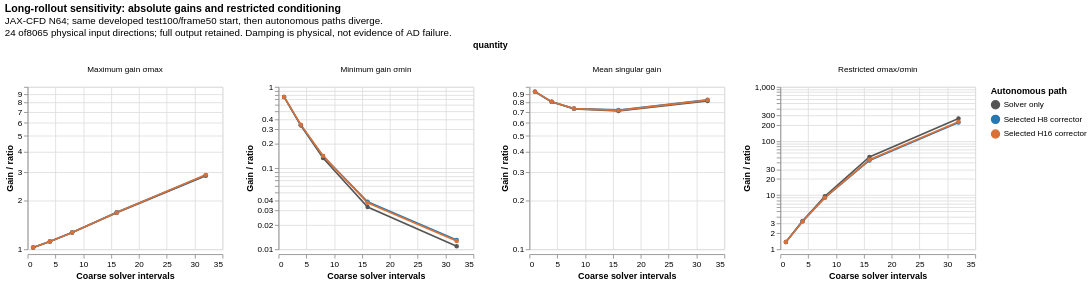

Describe this chart as a Vega-Lite specification.
### Vega-Lite specification from a JSON file in a GitHub repository (floating-point values rounded to 4 significant figures)
{"config": {"view": {"continuousWidth": 300, "continuousHeight": 300}}, "data": {"name": "data-c8816db310e2af2960d65c887b217027"}, "facet": {"column": {"field": "quantity", "sort": ["Maximum gain σmax", "Minimum gain σmin", "Mean singular gain", "Restricted σmax/σmin"], "type": "nominal"}}, "spec": {"mark": {"type": "line", "point": true}, "encoding": {"color": {"field": "arm", "scale": {"domain": ["Solver only", "Selected H8 corrector", "Selected H16 corrector"], "range": ["#555555", "#2678b2", "#da7036"]}, "title": "Autonomous path", "type": "nominal"}, "tooltip": [{"field": "horizon", "type": "quantitative"}, {"field": "arm", "type": "nominal"}, {"field": "quantity", "type": "nominal"}, {"field": "value", "type": "quantitative"}], "x": {"field": "horizon", "title": "Coarse solver intervals", "type": "quantitative"}, "y": {"field": "value", "scale": {"type": "log"}, "title": "Gain / ratio", "type": "quantitative"}}, "height": 200, "width": 240}, "resolve": {"scale": {"y": "independent"}}, "title": {"text": "Long-rollout sensitivity: absolute gains and restricted conditioning", "subtitle": ["JAX-CFD N64; same developed test100/frame50 start, then autonomous paths diverge.", "24 of8065 physical input directions; full output retained. Damping is physical, not evidence of AD failure."]}, "$schema": "https://vega.github.io/schema/vega-lite/v6.4.1.json", "datasets": {"data-c8816db310e2af2960d65c887b217027": [{"horizon": 1, "arm": "Solver only", "quantity": "Maximum gain σmax", "value": 1.024}, {"horizon": 1, "arm": "Solver only", "quantity": "Minimum gain σmin", "value": 0.7515}, {"horizon": 1, "arm": "Solver only", "quantity": "Mean singular gain", "value": 0.935}, {"horizon": 1, "arm": "Solver only", "quantity": "Restricted σmax/σmin", "value": 1.363}, {"horizon": 4, "arm": "Solver only", "quantity": "Maximum gain σmax", "value": 1.116}, {"horizon": 4, "arm": "Solver only", "quantity": "Minimum gain σmin", "value": 0.3364}, {"horizon": 4, "arm": "Solver only", "quantity": "Mean singular gain", "value": 0.8089}, {"horizon": 4, "arm": "Solver only", "quantity": "Restricted σmax/σmin", "value": 3.317}, {"horizon": 8, "arm": "Solver only", "quantity": "Maximum gain σmax", "value": 1.269}, {"horizon": 8, "arm": "Solver only", "quantity": "Minimum gain σmin", "value": 0.1332}, {"horizon": 8, "arm": "Solver only", "quantity": "Mean singular gain", "value": 0.7325}, {"horizon": 8, "arm": "Solver only", "quantity": "Restricted σmax/σmin", "value": 9.526}, {"horizon": 16, "arm": "Solver only", "quantity": "Maximum gain σmax", "value": 1.679}, {"horizon": 16, "arm": "Solver only", "quantity": "Minimum gain σmin", "value": 0.03312}, {"horizon": 16, "arm": "Solver only", "quantity": "Mean singular gain", "value": 0.7113}, {"horizon": 16, "arm": "Solver only", "quantity": "Restricted σmax/σmin", "value": 50.7}, {"horizon": 32, "arm": "Solver only", "quantity": "Maximum gain σmax", "value": 2.84}, {"horizon": 32, "arm": "Solver only", "quantity": "Minimum gain σmin", "value": 0.0109}, {"horizon": 32, "arm": "Solver only", "quantity": "Mean singular gain", "value": 0.8183}, {"horizon": 32, "arm": "Solver only", "quantity": "Restricted σmax/σmin", "value": 260.7}, {"horizon": 1, "arm": "Selected H8 corrector", "quantity": "Maximum gain σmax", "value": 1.024}, {"horizon": 1, "arm": "Selected H8 corrector", "quantity": "Minimum gain σmin", "value": 0.7516}, {"horizon": 1, "arm": "Selected H8 corrector", "quantity": "Mean singular gain", "value": 0.9332}, {"horizon": 1, "arm": "Selected H8 corrector", "quantity": "Restricted σmax/σmin", "value": 1.363}, {"horizon": 4, "arm": "Selected H8 corrector", "quantity": "Maximum gain σmax", "value": 1.116}, {"horizon": 4, "arm": "Selected H8 corrector", "quantity": "Minimum gain σmin", "value": 0.3372}, {"horizon": 4, "arm": "Selected H8 corrector", "quantity": "Mean singular gain", "value": 0.8083}, {"horizon": 4, "arm": "Selected H8 corrector", "quantity": "Restricted σmax/σmin", "value": 3.31}, {"horizon": 8, "arm": "Selected H8 corrector", "quantity": "Maximum gain σmax", "value": 1.27}, {"horizon": 8, "arm": "Selected H8 corrector", "quantity": "Minimum gain σmin", "value": 0.141}, {"horizon": 8, "arm": "Selected H8 corrector", "quantity": "Mean singular gain", "value": 0.7366}, {"horizon": 8, "arm": "Selected H8 corrector", "quantity": "Restricted σmax/σmin", "value": 9.01}, {"horizon": 16, "arm": "Selected H8 corrector", "quantity": "Maximum gain σmax", "value": 1.689}, {"horizon": 16, "arm": "Selected H8 corrector", "quantity": "Minimum gain σmin", "value": 0.03853}, {"horizon": 16, "arm": "Selected H8 corrector", "quantity": "Mean singular gain", "value": 0.7212}, {"horizon": 16, "arm": "Selected H8 corrector", "quantity": "Restricted σmax/σmin", "value": 43.84}, {"horizon": 32, "arm": "Selected H8 corrector", "quantity": "Maximum gain σmax", "value": 2.862}, {"horizon": 32, "arm": "Selected H8 corrector", "quantity": "Minimum gain σmin", "value": 0.01306}, {"horizon": 32, "arm": "Selected H8 corrector", "quantity": "Mean singular gain", "value": 0.834}, {"horizon": 32, "arm": "Selected H8 corrector", "quantity": "Restricted σmax/σmin", "value": 219.1}, {"horizon": 1, "arm": "Selected H16 corrector", "quantity": "Maximum gain σmax", "value": 1.024}, {"horizon": 1, "arm": "Selected H16 corrector", "quantity": "Minimum gain σmin", "value": 0.7524}, {"horizon": 1, "arm": "Selected H16 corrector", "quantity": "Mean singular gain", "value": 0.9345}, {"horizon": 1, "arm": "Selected H16 corrector", "quantity": "Restricted σmax/σmin", "value": 1.361}, {"horizon": 4, "arm": "Selected H16 corrector", "quantity": "Maximum gain σmax", "value": 1.115}, {"horizon": 4, "arm": "Selected H16 corrector", "quantity": "Minimum gain σmin", "value": 0.3425}, {"horizon": 4, "arm": "Selected H16 corrector", "quantity": "Mean singular gain", "value": 0.8092}, {"horizon": 4, "arm": "Selected H16 corrector", "quantity": "Restricted σmax/σmin", "value": 3.256}, {"horizon": 8, "arm": "Selected H16 corrector", "quantity": "Maximum gain σmax", "value": 1.269}, {"horizon": 8, "arm": "Selected H16 corrector", "quantity": "Minimum gain σmin", "value": 0.1413}, {"horizon": 8, "arm": "Selected H16 corrector", "quantity": "Mean singular gain", "value": 0.7351}, {"horizon": 8, "arm": "Selected H16 corrector", "quantity": "Restricted σmax/σmin", "value": 8.977}, {"horizon": 16, "arm": "Selected H16 corrector", "quantity": "Maximum gain σmax", "value": 1.687}, {"horizon": 16, "arm": "Selected H16 corrector", "quantity": "Minimum gain σmin", "value": 0.03742}, {"horizon": 16, "arm": "Selected H16 corrector", "quantity": "Mean singular gain", "value": 0.7169}, {"horizon": 16, "arm": "Selected H16 corrector", "quantity": "Restricted σmax/σmin", "value": 45.08}, {"horizon": 32, "arm": "Selected H16 corrector", "quantity": "Maximum gain σmax", "value": 2.873}, {"horizon": 32, "arm": "Selected H16 corrector", "quantity": "Minimum gain σmin", "value": 0.01264}, {"horizon": 32, "arm": "Selected H16 corrector", "quantity": "Mean singular gain", "value": 0.8291}, {"horizon": 32, "arm": "Selected H16 corrector", "quantity": "Restricted σmax/σmin", "value": 227.2}]}}
